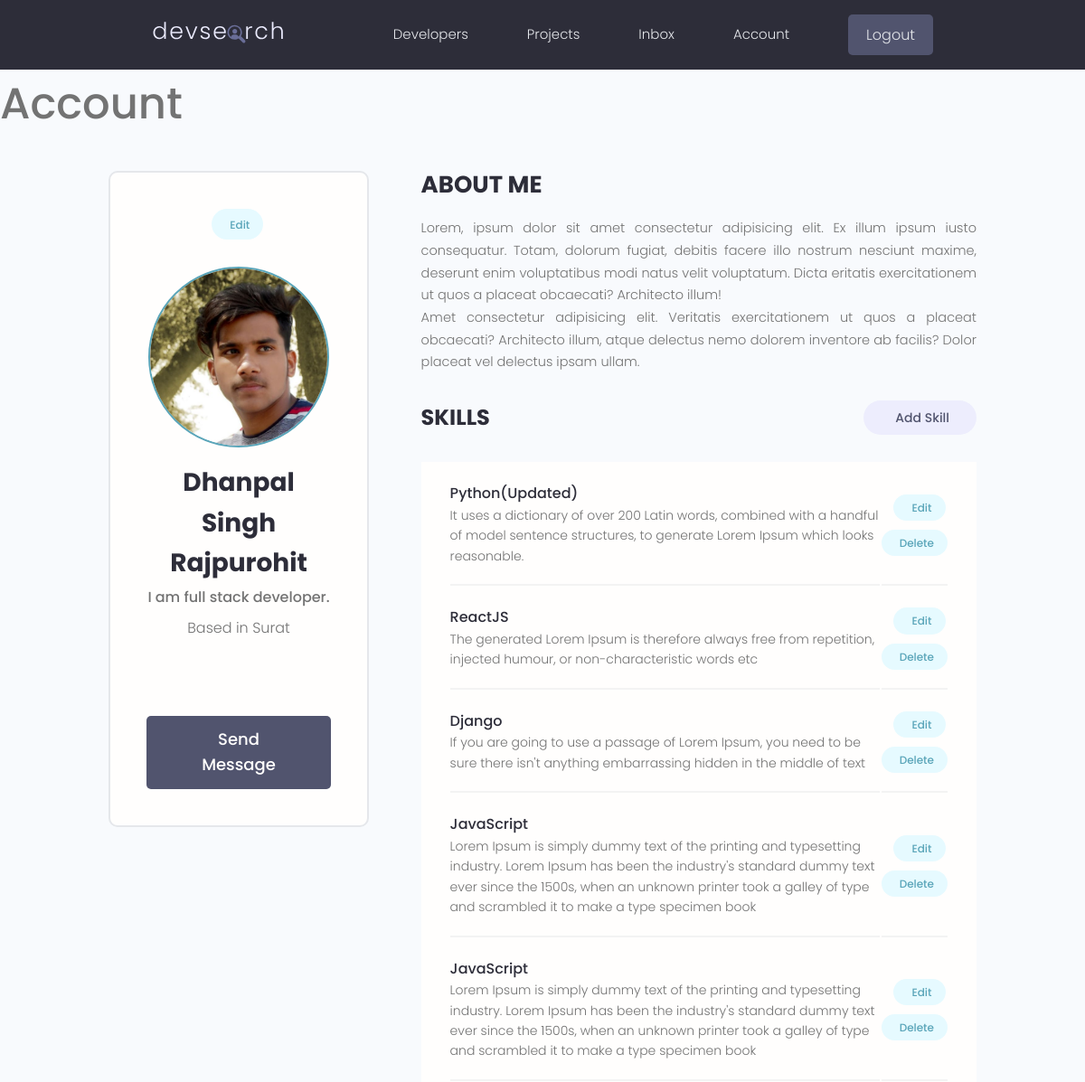
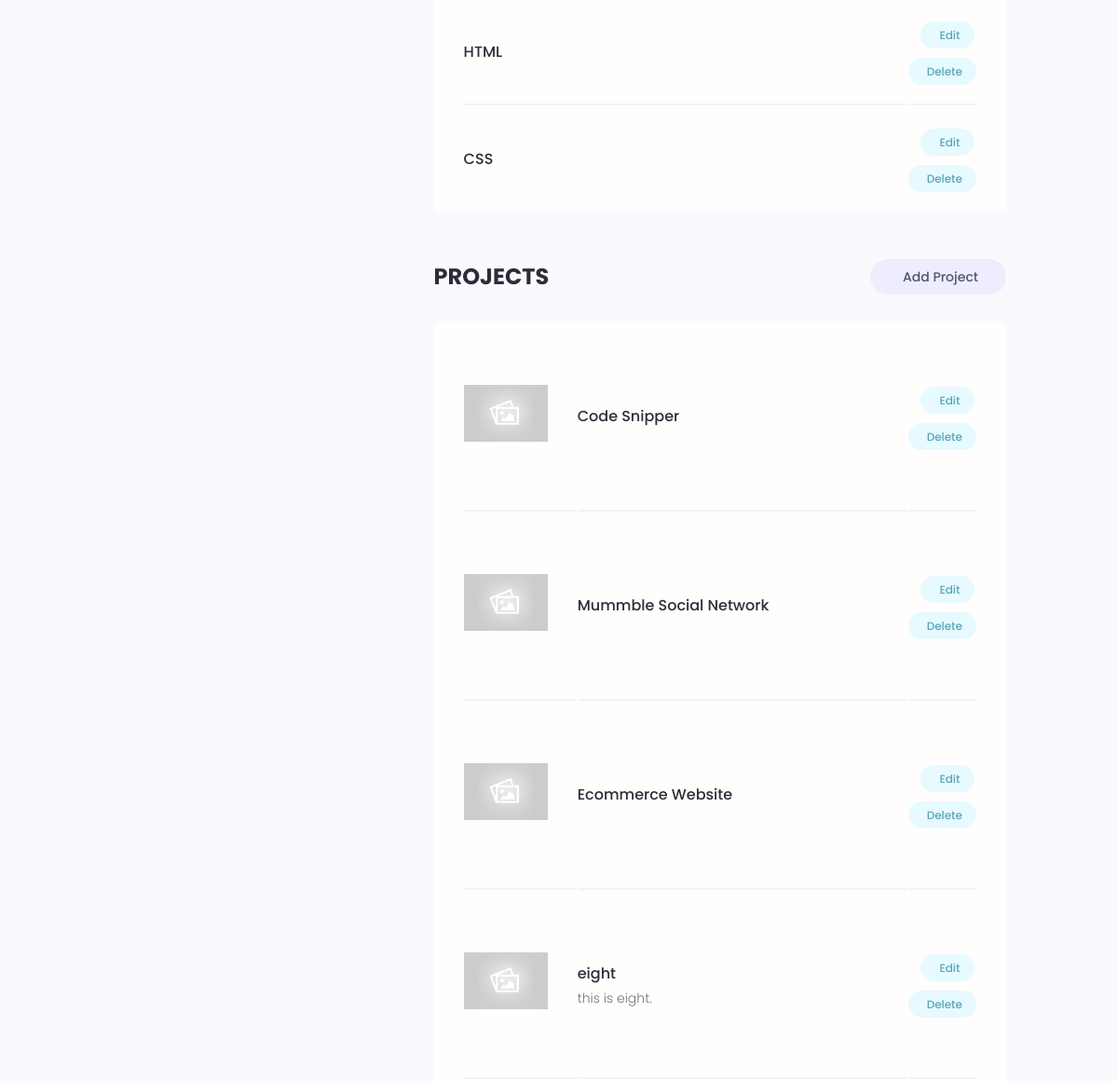
Before: /users/account/ (signed in, upper part) with the older database file (2 pictures, top to bottom).
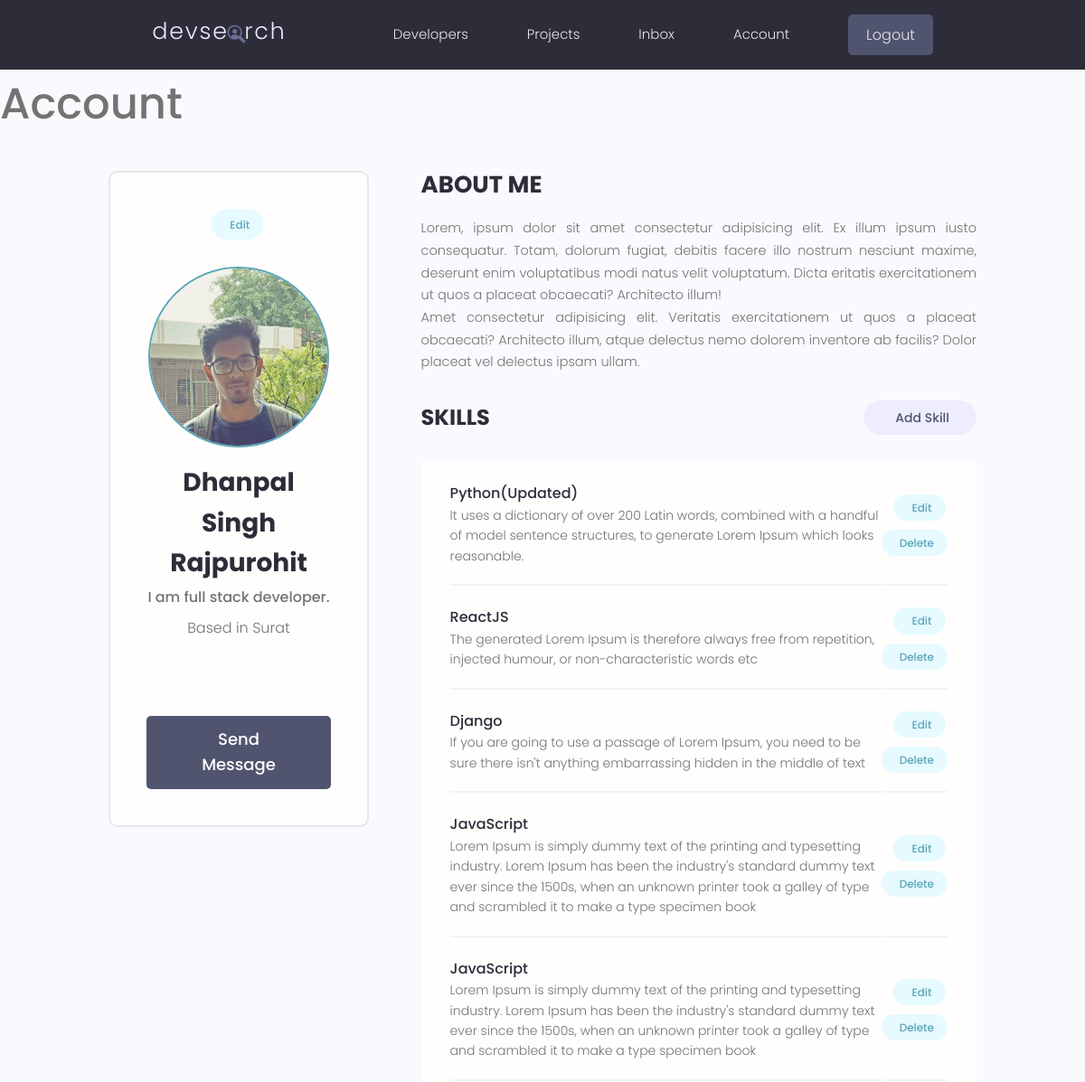
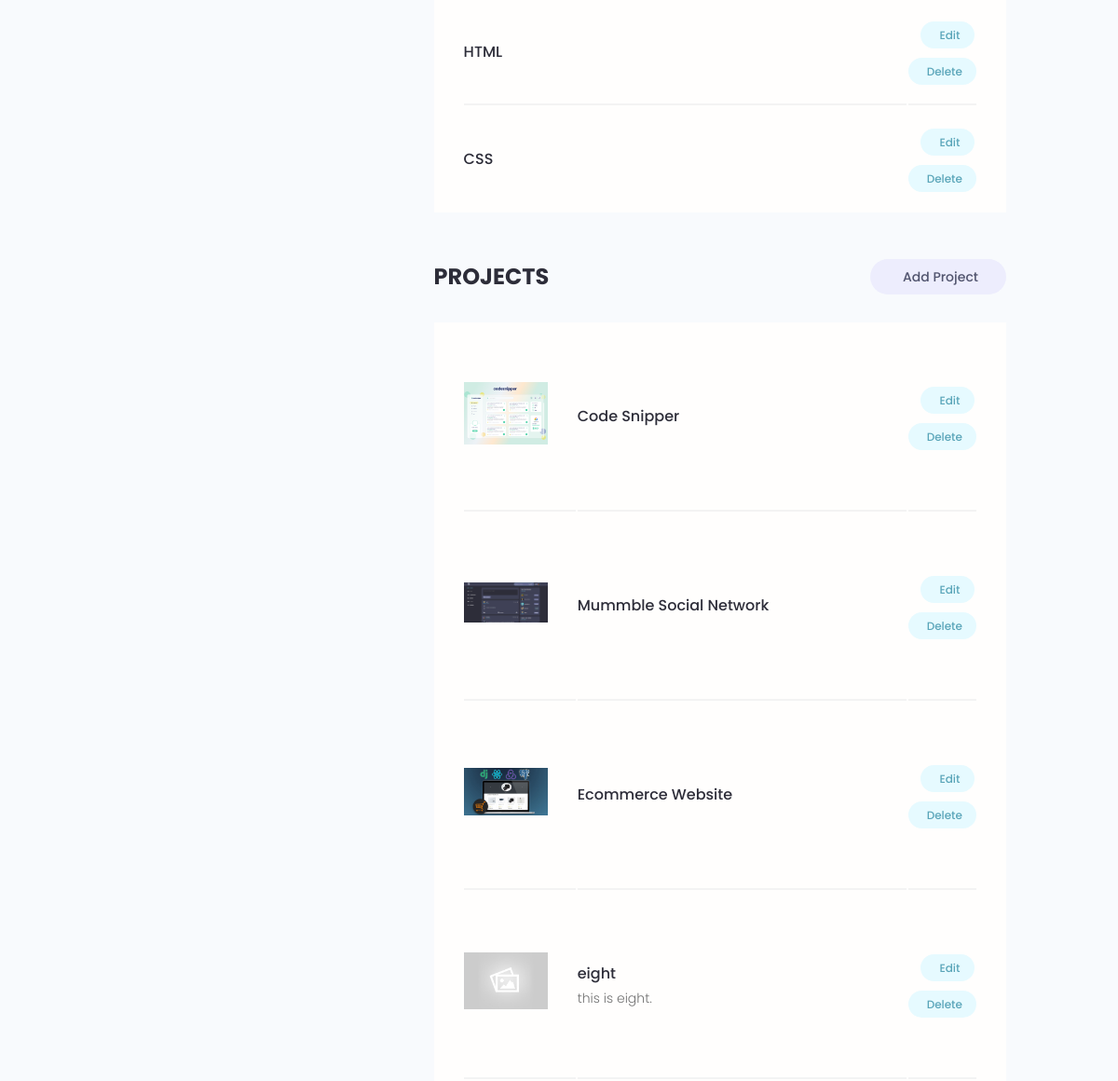
After: the same page with the newer database file (2 pictures, top to bottom).
### users/models.py (models this page shows, shortened)
class Profile(models.Model):
    user = models.OneToOneField(User, on_delete=models.CASCADE, null=True, blank=True)
    name = models.CharField(max_length=200, blank=True, null=True)
    email = models.EmailField(max_length=500, blank=True, null=True)
    username = models.CharField(max_length=200, blank=True, null=True)
    location = models.CharField(max_length=200, blank=True, null=True)
    short_intro = models.CharField(max_length=200, blank=True, null=True)
    bio = models.TextField(blank=True,null=True)
    profile_image = models.ImageField(null=True,blank=True,upload_to='profiles/',default='profiles/user-default.png')
    social_github = models.CharField(max_length=200, blank=True, null=True)
    social_stackoverflow = models.CharField(max_length=200, blank=True, null=True)
    social_twitter = models.CharField(max_length=200, blank=True, null=True)
    social_linkedln = models.CharField(max_length=200, blank=True, null=True)
    social_youtube = models.CharField(max_length=200, blank=True, null=True)
    social_website = models.CharField(max_length=200, blank=True, null=True)
    created = models.DateTimeField(auto_now_add=True)
    id = models.UUIDField(default=uuid.uuid4, unique=True, primary_key=True,editable=False)

### projects/models.py (models this page shows, shortened)
class Project(models.Model):
    owner = models.ForeignKey(Profile,null=True, blank=True,on_delete=models.SET_NULL)
    title = models.CharField(max_length=200)
    description = models.TextField(null=True, blank=True )
    featured_image = models.ImageField(null=True, blank=True, default="default.jpg")
    demo_link = models.CharField(max_length=2000, null=True, blank=True)
    source_link = models.CharField(max_length=2000, null=True, blank=True)
    tags = models.ManyToManyField('Tag',blank=True)
    vote_total = models.IntegerField(default=0, null=True, blank=True)
    vote_ratio = models.IntegerField(default=0, null=True, blank=True)
    created = models.DateTimeField(auto_now_add=True)
    id = models.UUIDField(default=uuid.uuid4,  unique=True, primary_key=True, editable=False)
    class Meta:
        ordering = ['-vote_ratio', '-vote_total','title']

### users/views.py (the view)
# urls.py: path('account/', views.userAccount, name='account'),
@login_required(login_url='login')
def userAccount(request):
    profile = request.user.profile
    skills = profile.skill_set.all()
    project = profile.project_set.all()
    context = {'profile': profile, "skills": skills,'projects':project}
    return render(request, 'users/account.html', context)

### users/templates/users/account.html (shortened to what this page needs)
{% extends 'main.html' %}
{% block content %}
<h1>Account</h1>
  <main class="settingsPage profile my-md">
    <div class="container">
      <div class="layout">
        <div class="column column--1of3">
          <div class="card text-center">
            <div class="card__body dev">
              <a class="tag tag--pill tag--main settings__btn" href="{% url 'edit-account' %}"> Edit</a>
              <img class="avatar avatar--xl" src="{{profile.profile_image.url}}" />
              <h2 class="dev__name">{{profile.name}}</h2>
              <p class="dev__title">{{profile.short_intro}}</p>
              <p class="dev__location">Based in {{profile.location}}</p>
              <ul class="dev__social">
              </ul>
              <a href="#" class="btn btn--sub btn--lg">Send Message </a>
            </div>
          </div>
        </div>
        <div class="column column--2of3">
          <div class="devInfo">
            <h3 class="devInfo__title">About Me</h3>
            <p class="devInfo__about">
              Lorem, ipsum dolor sit amet consectetur adipisicing elit. Ex illum ipsum iusto consequatur. Totam,
              dolorum fugiat, debitis facere illo nostrum nesciunt maxime, deserunt enim voluptatibus modi natus velit
              voluptatum. Dicta eritatis exercitationem ut quos a placeat obcaecati? Architecto illum!
              <br />
              Amet consectetur adipisicing elit. Veritatis exercitationem ut quos a placeat obcaecati? Architecto
              illum, atque delectus nemo dolorem inventore ab facilis? Dolor placeat vel delectus ipsam ullam.
            </p>
          </div>
          <div class="settings">
            <h3 class="settings__title">Skills</h3>
            <a class="tag tag--pill tag--sub settings__btn tag--lg" href="{% url 'create-skill' %}"> Add Skill</a>
          </div>
          <table class="settings__table">
            {% for skill in skills %}
            <tr>
              <td class="settings__tableInfo">
                <h4>{{skill.name}}</h4>
                <p>
                  {{skill.description}}
                </p>
              </td>
              <td class="settings__tableActions">
                <a class="tag tag--pill tag--main settings__btn" href="{% url 'update-skill' skill.id %}"> Edit</a>
                <a class="tag tag--pill tag--main settings__btn" href="{% url 'delete-skill' skill.id %}?next=/users/account/">
                  Delete</a>
              </td>
            </tr>
            {% endfor %}
            </table>
          <div class="settings">
            <h3 class="settings__title">Projects</h3>
            <a class="tag tag--pill tag--sub settings__btn tag--lg" href="{% url 'create-project' %}"> Add Project</a>
          </div>
          <table class="settings__table">
            {% for  project in projects %}
            <tr>
              <td class="settings__thumbnail">
                <a href="{% url 'project' project.id %}"><img src="{{project.featured_image.url}}" alt="Project Thumbnail" /></a>
              </td>
              <td class="settings__tableInfo">
                <a href="{% url 'project' project.id %}">{{project.title}}</a>
                <p>
                  {{project.description}}
                </p>
              </td>
              <td class="settings__tableActions">
                <a class="tag tag--pill tag--main settings__btn" href="{% url 'update-project' project.id %}"> Edit</a>
                <a class="tag tag--pill tag--main settings__btn" href="{% url 'delete-project' project.id %}?next=/users/account/">
                  Delete</a>
              </td>
            </tr>
            {% endfor %}
          </table>
        </div>
      </div>
    </div>
  </main>
{% endblock content %}

Changed rows visible on the page:
changed Profile "Dhanpal Singh Rajpurohit": profile_image: a different picture
changed Project "Code Snipper": featured_image: picture added in place of a placeholder
changed Project "Mummble Social Network": featured_image: picture added in place of a placeholder
changed Project "Ecommerce Website": featured_image: picture added in place of a placeholder
